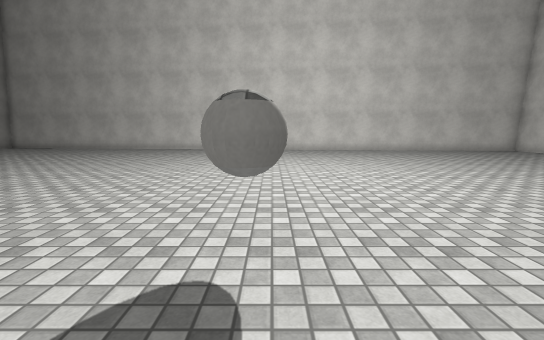
view 1 (above)

19 first-person views from a walk through a Unity game level. The camera is 1.3 m above the floor, tilts 8° down and sees 90° across. The floor is counted in squares, 1 m on a side. Each view is taken from the middle of a square. On the plan, view 1 faces up. The plan holds only what a view shows up to about 13 squares ahead; the rest is blank. The place goes on beyond the plan. Surface patterns are stand-ins for the level's own textures.

view 2
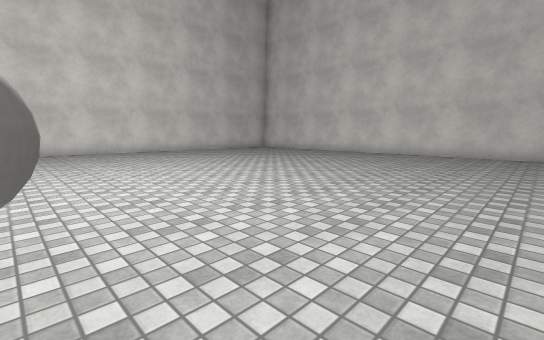

view 3
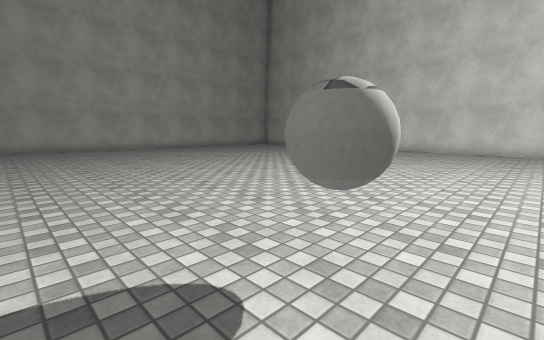

view 4
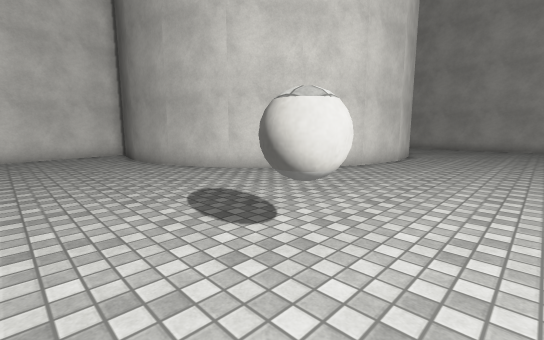

view 5
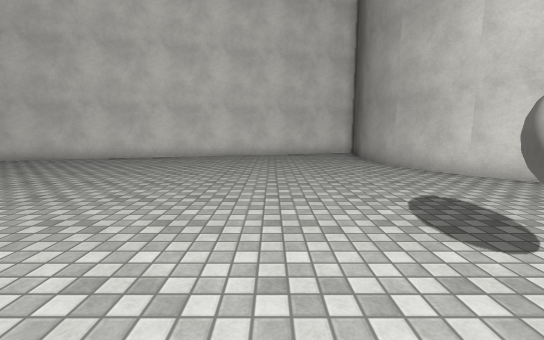

view 6
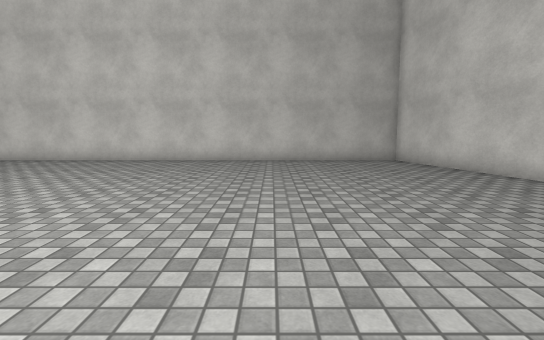

view 7
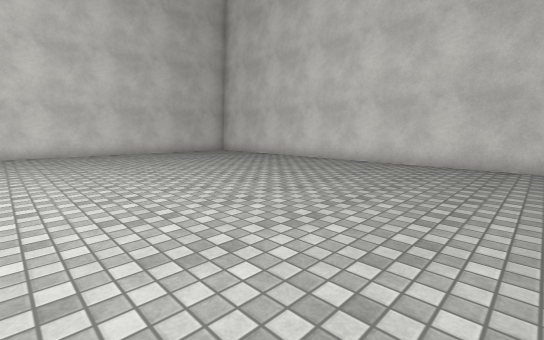

view 8
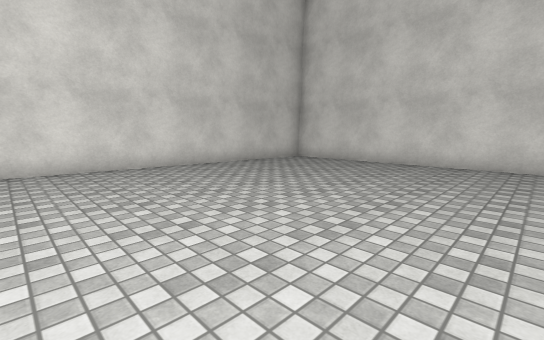

view 9
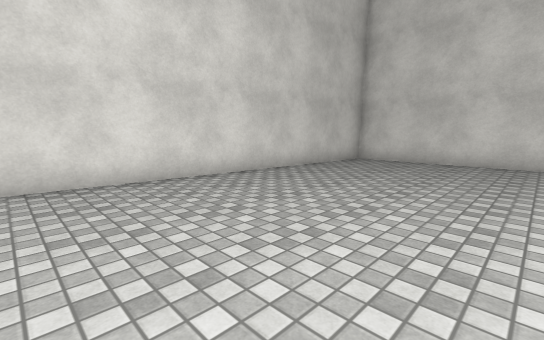

view 10
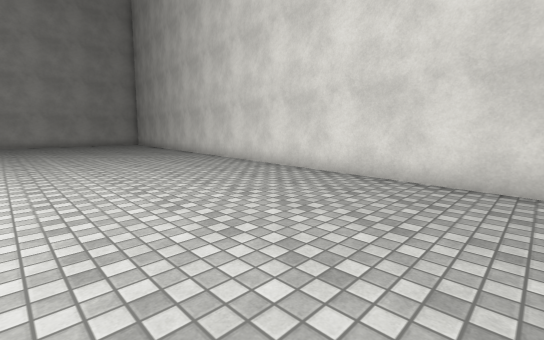

view 11
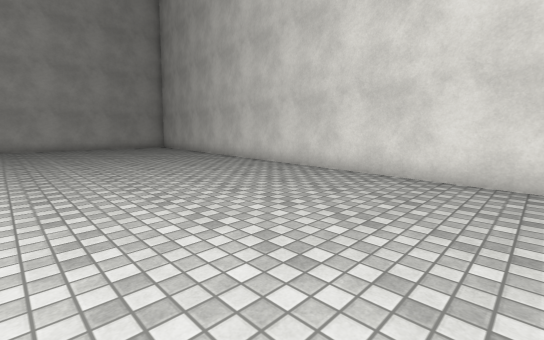

view 12
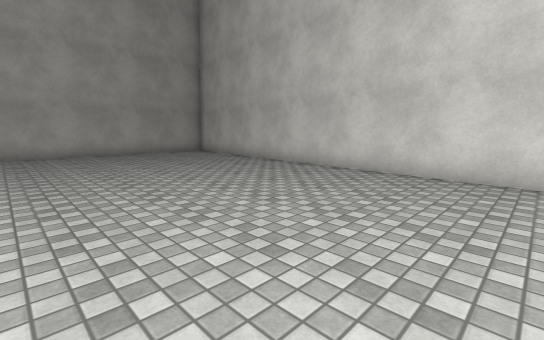

view 13
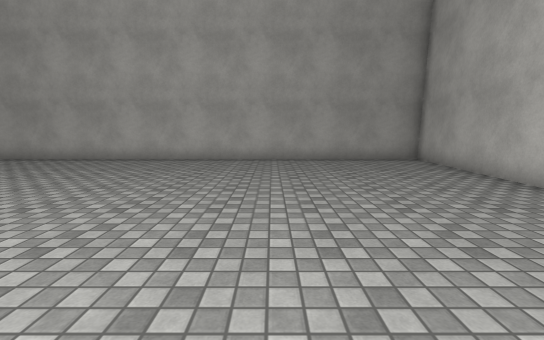

view 14
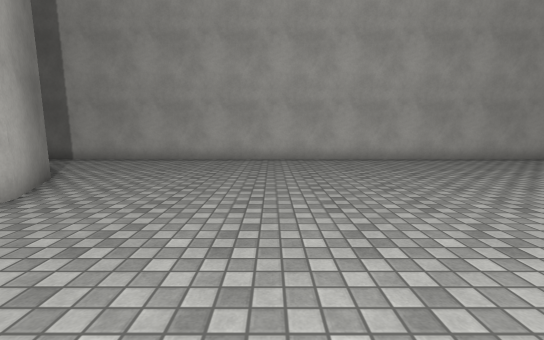

view 15
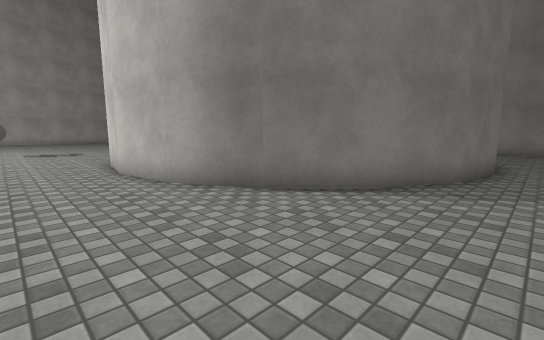

view 16
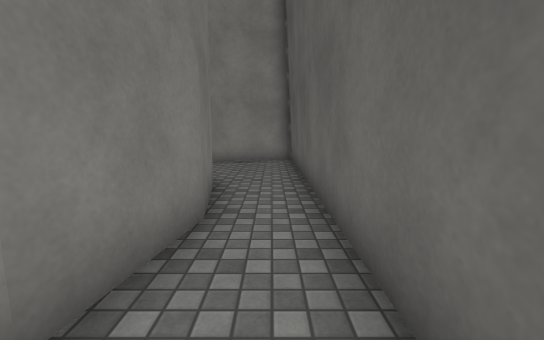

view 17
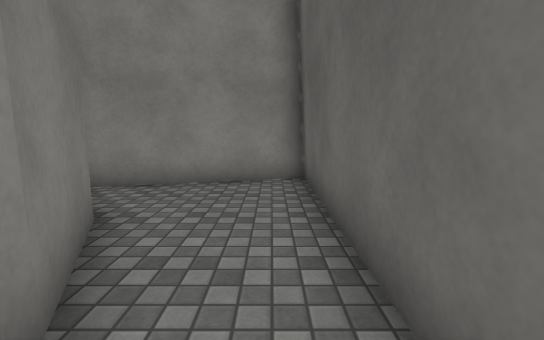

view 18
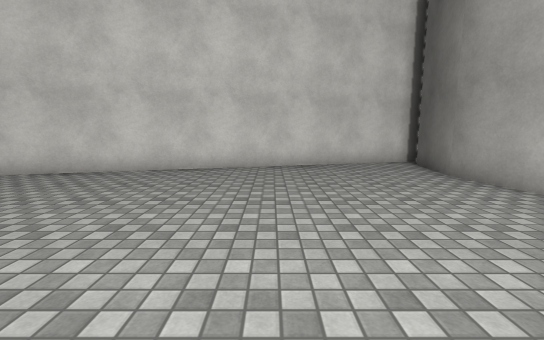

view 19
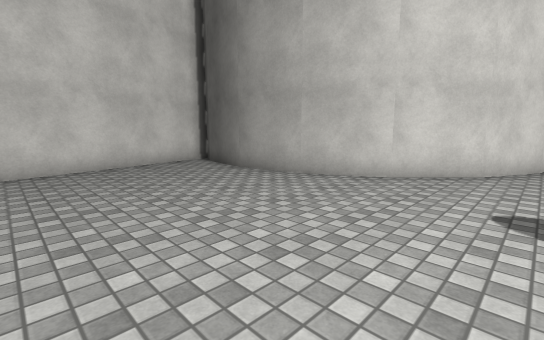

### Floor plan
Points are (right, up) in squares from view 1. A wall is a line through its corners. A room is listed if a view was taken in it or the views show most of it. See-through windows are left out.
Room 1 (views 1, 2, 3, 4, 5, 6, 7, 8, 9, 10, 11, 12, 13, 14, 15, 16, 18, 19)
walls: (16.2, 18.5) (-20.9, 21.9) (-20.9, -5.5); (-18.6, -5.4) (-17.4, -3.1) (-15.5, -1.2) (-13.2, 0) (-10.6, 0.4) (-8, 0) (-5.7, -1.2) (-3.9, -3) (-2.7, -5.4) (-2.3, -8) (-2.7, -10.5) (-3.4, -12) (16.5, -6.7) (16.5, 18.1)
ways out: opening at (-20, -6) to room 2
objects: other object (-1, 3) to (0, 4)
Room 2 (view 17)
walls: (-17.3, -12.9) (-18.6, -10.5) (-19, -8) (-18.6, -5.4); (-20.9, -5.5) (-20.9, -16.7) (-15.7, -15.3)
ways out: opening at (-20, -6) to room 1

Positions as (right, up) in squares from view 1, and headings:
1: (0, 0), facing up
2: (0, 1), facing up-right
3: (1, 1), facing up-left
4: (2, 5), facing down-left
5: (2, 5), facing down
6: (4, -1), facing right
7: (5, 2), facing up-right
8: (5, 9), facing up-right
9: (4, 12), facing up-right
10: (8, 12), facing up-left
11: (2, 12), facing up-left
12: (-4, 12), facing up-left
13: (-8, 15), facing left
14: (-8, 5), facing left
15: (-20, 3), facing down-right
16: (-20, -4), facing down
17: (-20, -9), facing down
18: (3, 0), facing down
19: (4, 0), facing down-left
